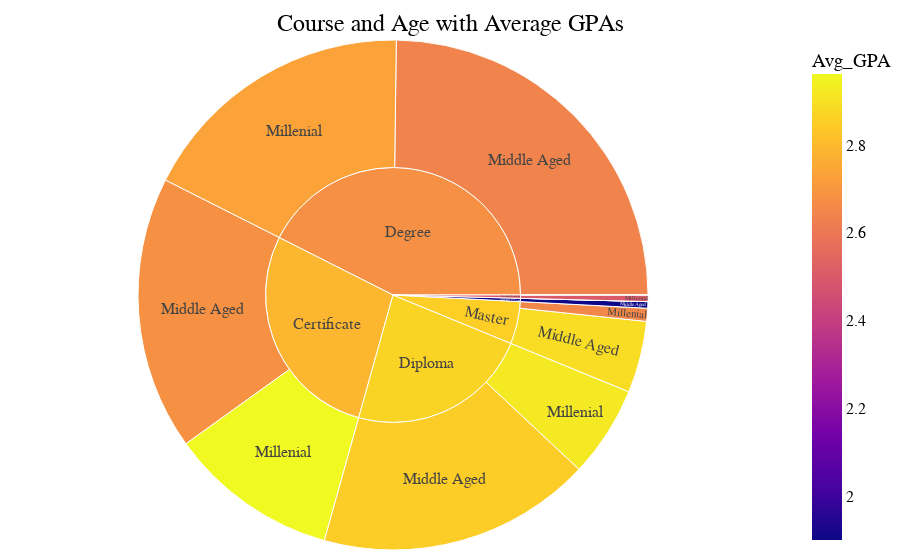

Notebook code cell kept with this figure:
### Code cell
import pandas as pd
import plotly.express as px
import numpy as np

# Assuming df is your DataFrame
# If not, you need to load your data into df first

# Create simplified age groups
df['Age Group'] = pd.cut(df['Age'], bins=[18, 35, 60], labels=['Millenial', 'Middle Aged'])

# Drop rows with missing values in the relevant columns
df.dropna(subset=['HIGHEST QUALIFICATION', 'Age Group', 'GPA'], inplace=True)

# Filter data to include only the top 5 courses by student count
top_courses = df['HIGHEST QUALIFICATION'].value_counts().nlargest(6).index
df_filtered = df[df['HIGHEST QUALIFICATION'].isin(top_courses)]

# Add a Count column for aggregation
df_filtered['Count'] = 1

# Group by course and age group and calculate average GPA and count
df_grouped = df_filtered.groupby(['HIGHEST QUALIFICATION', 'Age Group']).agg(
    Count=('Count', 'sum'),
    Avg_GPA=('GPA', 'mean')
).reset_index()

# Calculate average GPA for each level
course_gpa = df_filtered.groupby('HIGHEST QUALIFICATION')['GPA'].mean().reset_index(name='GPA_course')

# Merge the average GPAs into the grouped dataframe
df_grouped = df_grouped.merge(course_gpa, on='HIGHEST QUALIFICATION')

# Filter out any potential zero counts
df_grouped = df_grouped[df_grouped['Count'] > 0]

# Create the sunburst plot
fig = px.sunburst(df_grouped, path=['HIGHEST QUALIFICATION', 'Age Group'], values='Count',
                  color='Avg_GPA', 
                  hover_data={
                      'Avg_GPA': ':.2f',
                      'GPA_course': ':.2f'
                  })

# Update hover template to show average GPAs for each level
fig.update_traces(
    hovertemplate='<b>%{label}</b><br>' +
                  'Count: %{value}<br>' +
                  'Course GPA: %{customdata[1]:.2f}<br>' +
                  'Age Group GPA: %{customdata[0]:.2f}'
)

# Update layout for better aesthetics and readability
fig.update_layout(
    title={
        'text': 'Course and Age with Average GPAs',
        'y':0.975,
        'x':0.5,
        'xanchor': 'center',
        'yanchor': 'top'
    },
    title_font=dict(size=24, family='Arial, sans-serif', color='black'),
    font=dict(family='Arial, sans-serif', size=16, color='black'),
    margin=dict(t=40, l=0, r=0, b=10),
    paper_bgcolor='white',
    plot_bgcolor='white'
)

# Show the plot
fig.show()

### Figure 1 — Plotly figure (JSON) as saved in the notebook; plotly's stock layout.template omitted (floating-point values rounded to 4 significant figures)
{"data": [{"branchvalues": "total", "customdata": [[2.962, 2.788], [2.735, 2.681], [2.921, 2.868], [null, null], [2.65, 2.854], [2.5, 2.5], [2.681, 2.788], [2.642, 2.681], [2.85, 2.868], [1.9, 1.9], [2.891, 2.854], [null, null], [2.788, 2.788], [2.681, 2.681], [2.868, 2.868], [1.9, 1.9], [2.854, 2.854], [2.5, 2.5]], "domain": {"x": [0, 1], "y": [0, 1]}, "hovertemplate": "<b>%{label}</b><br>Count: %{value}<br>Course GPA: %{customdata[1]:.2f}<br>Age Group GPA: %{customdata[0]:.2f}", "ids": ["Certificate/Millenial", "Degree/Millenial", "Diploma/Millenial", "Graduate Diploma/Millenial", "Master/Millenial", "No Qualifications/Millenial", "Certificate/Middle Aged", "Degree/Middle Aged", "Diploma/Middle Aged", "Graduate Diploma/Middle Aged", "Master/Middle Aged", "No Qualifications/Middle Aged", "Certificate", "Degree", "Diploma", "Graduate Diploma", "Master", "No Qualifications"], "labels": ["Millenial", "Millenial", "Millenial", "Millenial", "Millenial", "Millenial", "Middle Aged", "Middle Aged", "Middle Aged", "Middle Aged", "Middle Aged", "Middle Aged", "Certificate", "Degree", "Diploma", "Graduate Diploma", "Master", "No Qualifications"], "marker": {"coloraxis": "coloraxis", "colors": [2.962, 2.735, 2.921, null, 2.65, 2.5, 2.681, 2.642, 2.85, 1.9, 2.891, null, 2.788, 2.681, 2.868, 1.9, 2.854, 2.5]}, "name": "", "parents": ["Certificate", "Degree", "Diploma", "Graduate Diploma", "Master", "No Qualifications", "Certificate", "Degree", "Diploma", "Graduate Diploma", "Master", "No Qualifications", "", "", "", "", "", ""], "type": "sunburst", "values": [26, 43, 14, 0, 2, 1, 42, 60, 42, 1, 11, 0, 68, 103, 56, 1, 13, 1]}], "layout": {"coloraxis": {"colorbar": {"title": {"text": "Avg_GPA"}}, "colorscale": [[0, "#0d0887"], [0.1111, "#46039f"], [0.2222, "#7201a8"], [0.3333, "#9c179e"], [0.4444, "#bd3786"], [0.5556, "#d8576b"], [0.6667, "#ed7953"], [0.7778, "#fb9f3a"], [0.8889, "#fdca26"], [1, "#f0f921"]]}, "font": {"color": "black", "family": "Arial, sans-serif", "size": 16}, "legend": {"tracegroupgap": 0}, "margin": {"b": 10, "l": 0, "r": 0, "t": 40}, "paper_bgcolor": "white", "plot_bgcolor": "white", "title": {"font": {"color": "black", "family": "Arial, sans-serif", "size": 24}, "text": "Course and Age with Average GPAs", "x": 0.5, "xanchor": "center", "y": 0.975, "yanchor": "top"}}}
